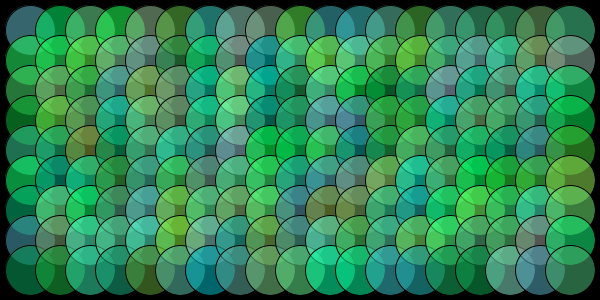
Frame 1 (no input)
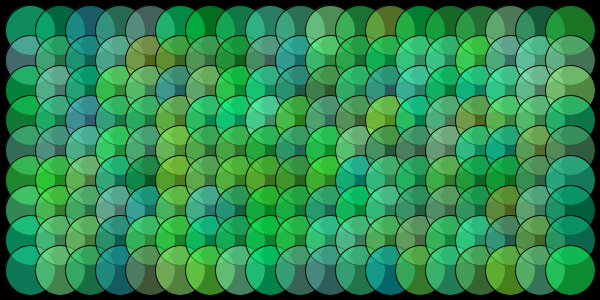
Frame 60 (the mouse pressed at the canvas centre just before this capture)
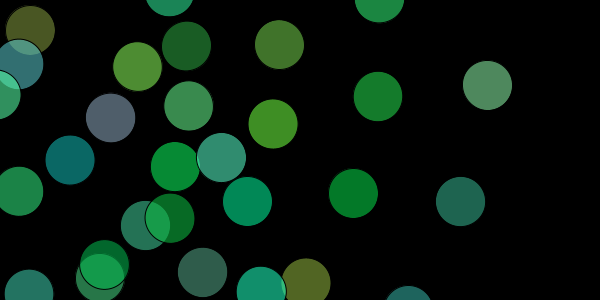
Frame 120 (the mouse held since frame 60 and released just before this capture)

The Processing sketch that drew these frames (run headless with seeded random() and noise(); from frame 60 on, the mouse is pressed at the canvas centre):

// Processing sketch: processing_72557
// ── processing_72557.pde

void setup() {
  size(600, 300);
}

int center = 30;

void draw() {
  background(0);
  smooth(); 

  float speed = map(mouseX, 0, width, 0, millis()/10000.0);

  for (int x = center; x <=width - center; x += center) {
    for (int y = center; y <=height - center; y += center) {
      float r = random (0, 150);
      float g = random (150, 255);
      float b = random (50, 200);
      fill (r, g, b, 145);
      ellipse (x, y, 50, 50);

      rotate (speed);
    }
  }
}
